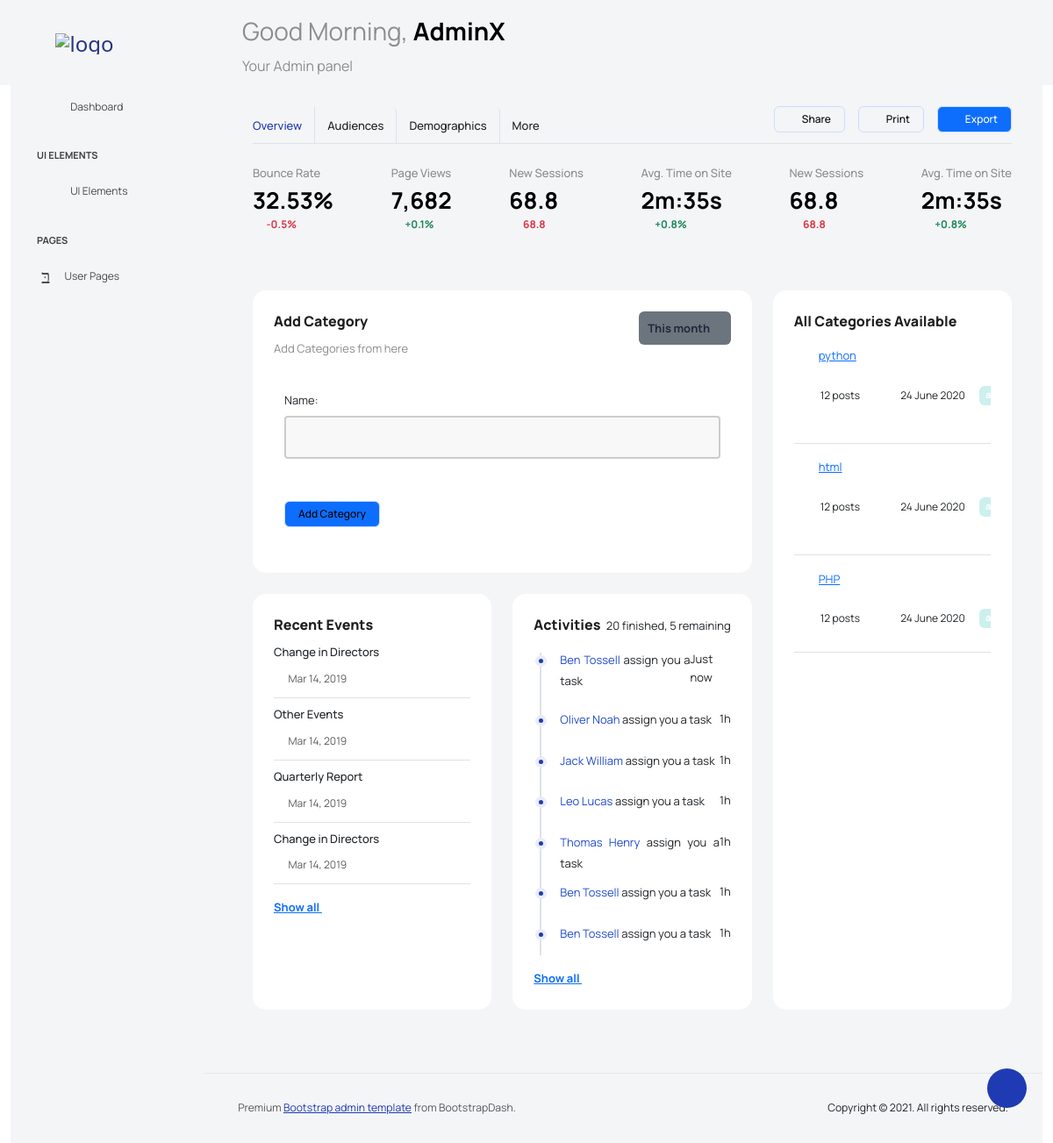
Before: /add_category (signed in) with the older database file.
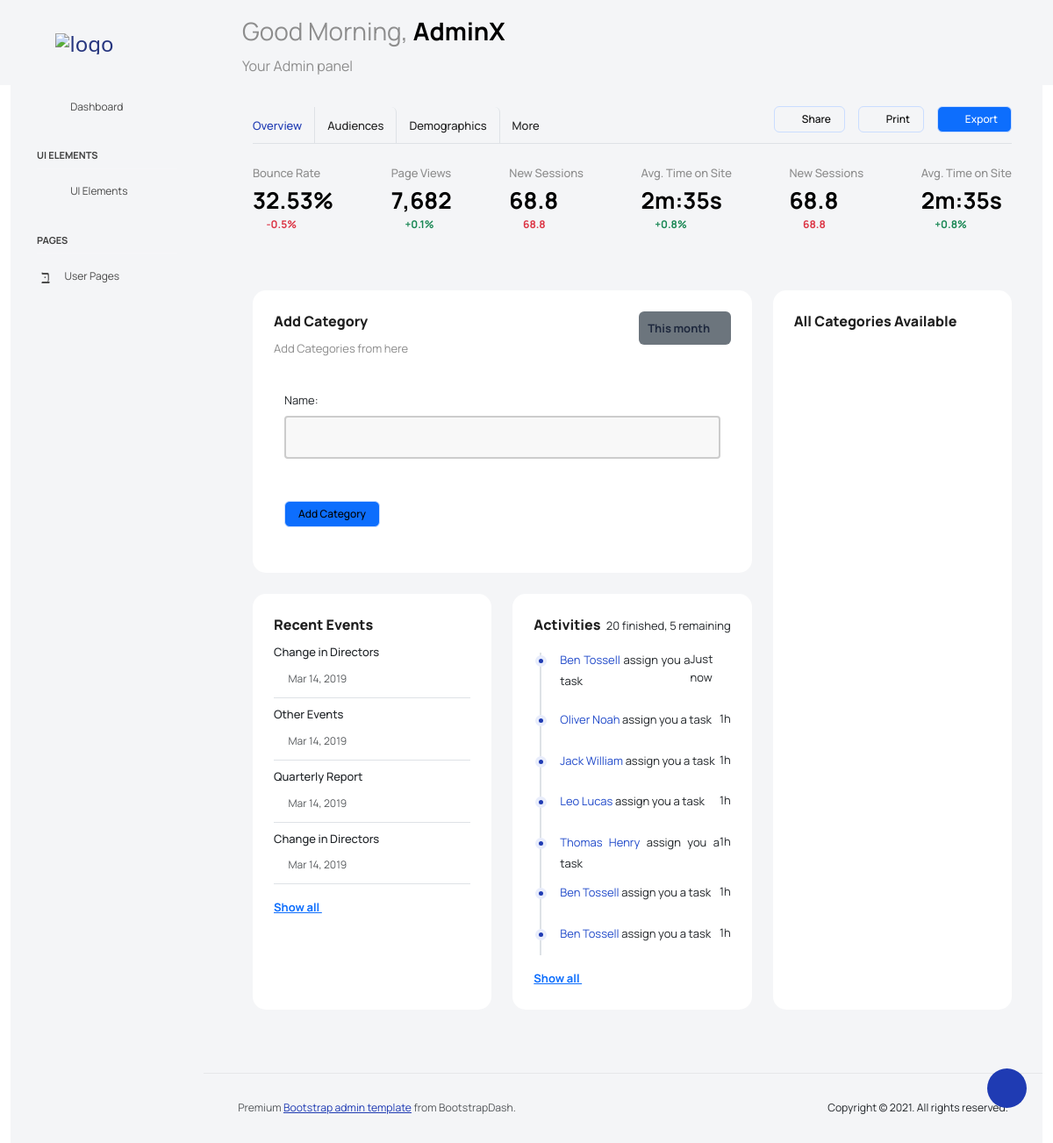
After: the same page with the newer database file.
### blogs_app/models.py (models this page shows, shortened)
class Category(models.Model):
    name = models.CharField(max_length=255)

### blogs_app/views.py (the view)
# urls.py: path('add_category', AddCatagoryView.as_view(), name='add-category'),
class AddCatagoryView(CreateView):
    model = Category
    template_name = "admin_templates/pages/blogs_related/add_category.html"
    fields = '__all__'
    def get_context_data(self, **kwargs):
        context = super().get_context_data(**kwargs)
        context['categories'] = Category.objects.all()
        return context

### templates/admin_templates/pages/blogs_related/add_category.html (shortened to what the changed rows need)
{% extends 'admin_templates/_base_admin.html' %}
{% block content %}
<div class="main-panel">
  <div class="content-wrapper">
    <div class="row">
      <div class="col-sm-12">
        <div class="home-tab">
          <div class="tab-content tab-content-basic">
            <div class="tab-pane fade show active" id="overview" role="tabpanel" aria-labelledby="overview">
              <div class="row">
                <div class="col-lg-4 d-flex flex-column">
                  <div class="row flex-grow">
                    <div class="col-12 grid-margin stretch-card">
                      <div class="card card-rounded">
                        <div class="card-body">
                          <div class="row">
                            <div class="col-lg-12">
                              <div class="list-wrapper">
                                <ul class="todo-list todo-list-rounded">
                                  {% for category in categories %}
                                  <li class="d-block">
                                      <div class="form-check w-100">
                                          <label class="form-check-label">
                                              <a href="{% url 'blogs_app:category' category.id %}">
                                                  <p> {{ category.name }}</p>
                                              </a>
                                          </label>
                                          <div class="d-flex mt-2">
                                              <div class="ps-4 text-small me-3">12 posts</div>
                                              <div class="ps-4 text-small me-3">24 June 2020</div>
                                              <div class="badge badge-opacity-success me-3">available</div>
                                          </div>
                                          <br>
                                      </div>
                                  </li>
                                  {% endfor %}
                                </ul>
                              </div>
                            </div>
                          </div>
                        </div>
                      </div>
                    </div>
                  </div>
                </div>
              </div>
            </div>
          </div>
        </div>
      </div>
    </div>
  </div>
</div>
  {% endblock %}

Changed rows visible on the page:
removed Category: name "python"
removed Category: name "html"
removed Category: name "PHP"
